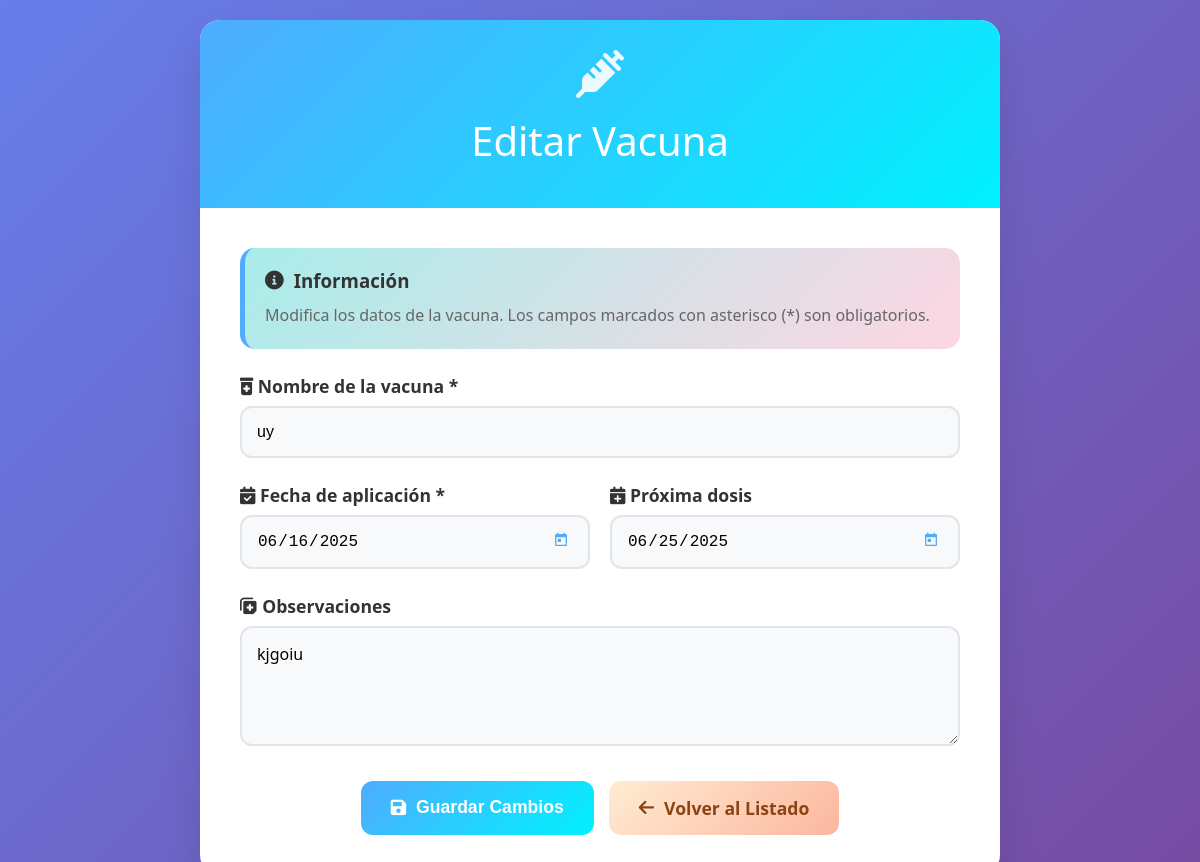
The page /editar_vacuna.php?id=4 on the database its author committed.
### tables this page shows
CREATE TABLE `agregar_vacuna` (
  `id` int(11) NOT NULL,
  `mascota_id` int(11) NOT NULL,
  `nombre_vacuna` varchar(100) NOT NULL,
  `fecha_aplicacion` date NOT NULL,
  `proxima_dosis` date DEFAULT NULL,
  `observaciones` text DEFAULT NULL
);

### editar_vacuna.php (the view, shortened to what this page needs)
<?php
include("conexion.php");
$id = intval($_GET['id']);
$vacuna = $conexion->query("SELECT * FROM agregar_vacuna WHERE id = $id")->fetch_assoc();
?>
<!DOCTYPE html>
<html lang="es">
<head>
    <link href="https://cdnjs.cloudflare.com/ajax/libs/font-awesome/6.0.0/css/all.min.css" rel="stylesheet">
</head>
<body>
    <div class="container">
        <div class="header">
            <i class="fas fa-syringe"></i>
            <h1>Editar Vacuna</h1>
        </div>
        <div class="form-container">
            <div class="card-info">
                <h3><i class="fas fa-info-circle"></i> Información</h3>
                <p>Modifica los datos de la vacuna. Los campos marcados con asterisco (*) son obligatorios.</p>
            </div>
            <form method="POST">
                <div class="form-group">
                    <label for="nombre_vacuna">
                        <i class="fas fa-prescription-bottle-alt"></i> Nombre de la vacuna *
                    </label>
                    <input type="text"
                           id="nombre_vacuna"
                           name="nombre_vacuna"
                           value="<?= htmlspecialchars($vacuna['nombre_vacuna']) ?>"
                           required
                           placeholder="Ej: COVID-19, Influenza, Hepatitis B">
                </div>
                <div class="form-row">
                    <div class="form-group">
                        <label for="fecha_aplicacion">
                            <i class="fas fa-calendar-check"></i> Fecha de aplicación *
                        </label>
                        <input type="date"
                               id="fecha_aplicacion"
                               name="fecha_aplicacion"
                               value="<?= $vacuna['fecha_aplicacion'] ?>"
                               required>
                    </div>
                    <div class="form-group">
                        <label for="proxima_dosis">
                            <i class="fas fa-calendar-plus"></i> Próxima dosis
                        </label>
                        <input type="date"
                               id="proxima_dosis"
                               name="proxima_dosis"
                               value="<?= $vacuna['proxima_dosis'] ?>">
                    </div>
                </div>
                <div class="form-group">
                    <label for="observaciones">
                        <i class="fas fa-notes-medical"></i> Observaciones
                    </label>
                    <textarea id="observaciones"
                              name="observaciones"
                              placeholder="Ingresa observaciones adicionales sobre la vacuna..."><?= htmlspecialchars($vacuna['observaciones']) ?></textarea>
                </div>
                <div class="btn-container">
                    <button type="submit" class="btn btn-primary">
                        <i class="fas fa-save"></i>
                        Guardar Cambios
                    </button>
                    <a href="index.php" class="btn btn-secondary">
                        <i class="fas fa-arrow-left"></i>
                        Volver al Listado
                    </a>
                </div>
            </form>
        </div>
    </div>
</body>
</html>

### editar_vacuna.php (style rules this page uses)
* { margin: 0; padding: 0; box-sizing: border-box; }
body { font-family: 'Segoe UI', Tahoma, Geneva, Verdana, sans-serif; background: linear-gradient(135deg, #667eea 0%, #764ba2 100%); min-height: 100vh; padding: 20px; }
.container { max-width: 800px; margin: 0 auto; background: white; border-radius: 20px; box-shadow: 0 20px 40px rgba(0,0,0,0.1); overflow: hidden; }
.header { background: linear-gradient(135deg, #4facfe 0%, #00f2fe 100%); padding: 30px; text-align: center; color: white; }
.header h1 { font-size: 2.5rem; margin-bottom: 10px; font-weight: 300; }
.header i { font-size: 3rem; margin-bottom: 15px; opacity: 0.9; }
.form-container { padding: 40px; }
.form-group { margin-bottom: 25px; }
.form-group label { display: block; margin-bottom: 8px; color: #333; font-weight: 600; font-size: 1.1rem; }
.form-group input, .form-group textarea { width: 100%; padding: 15px; border: 2px solid #e1e5e9; border-radius: 12px; font-size: 1rem; transition: all 0.3s ease; background: #f8f9fa; }
.form-group textarea { resize: vertical; min-height: 120px; font-family: inherit; }
.form-row { display: grid; grid-template-columns: 1fr 1fr; gap: 20px; }
.btn-container { display: flex; gap: 15px; justify-content: center; margin-top: 30px; }
.btn { padding: 15px 30px; border: none; border-radius: 12px; font-size: 1.1rem; font-weight: 600; cursor: pointer; transition: all 0.3s ease; text-decoration: none; display: inline-flex; align-items: center; gap: 10px; }
.btn-primary { background: linear-gradient(135deg, #4facfe 0%, #00f2fe 100%); color: white; }
.btn-secondary { background: linear-gradient(135deg, #ffecd2 0%, #fcb69f 100%); color: #8b4513; }
.card-info { background: linear-gradient(135deg, #a8edea 0%, #fed6e3 100%); padding: 20px; border-radius: 15px; margin-bottom: 25px; border-left: 5px solid #4facfe; }
.card-info h3 { color: #333; margin-bottom: 10px; display: flex; align-items: center; gap: 10px; }
.card-info p { color: #666; line-height: 1.6; }
.container { animation: slideInUp 0.6s ease-out; }
.form-group { animation: slideInUp 0.6s ease-out; animation-fill-mode: both; }
.form-group:nth-child(1) { animation-delay: 0.1s; }
.form-group:nth-child(2) { animation-delay: 0.2s; }
.form-group:nth-child(3) { animation-delay: 0.3s; }

### rows shown on the page
agregar_vacuna: nombre_vacuna "uy", fecha_aplicacion "06/16/2025", proxima_dosis "06/25/2025", observaciones "kjgoiu"
